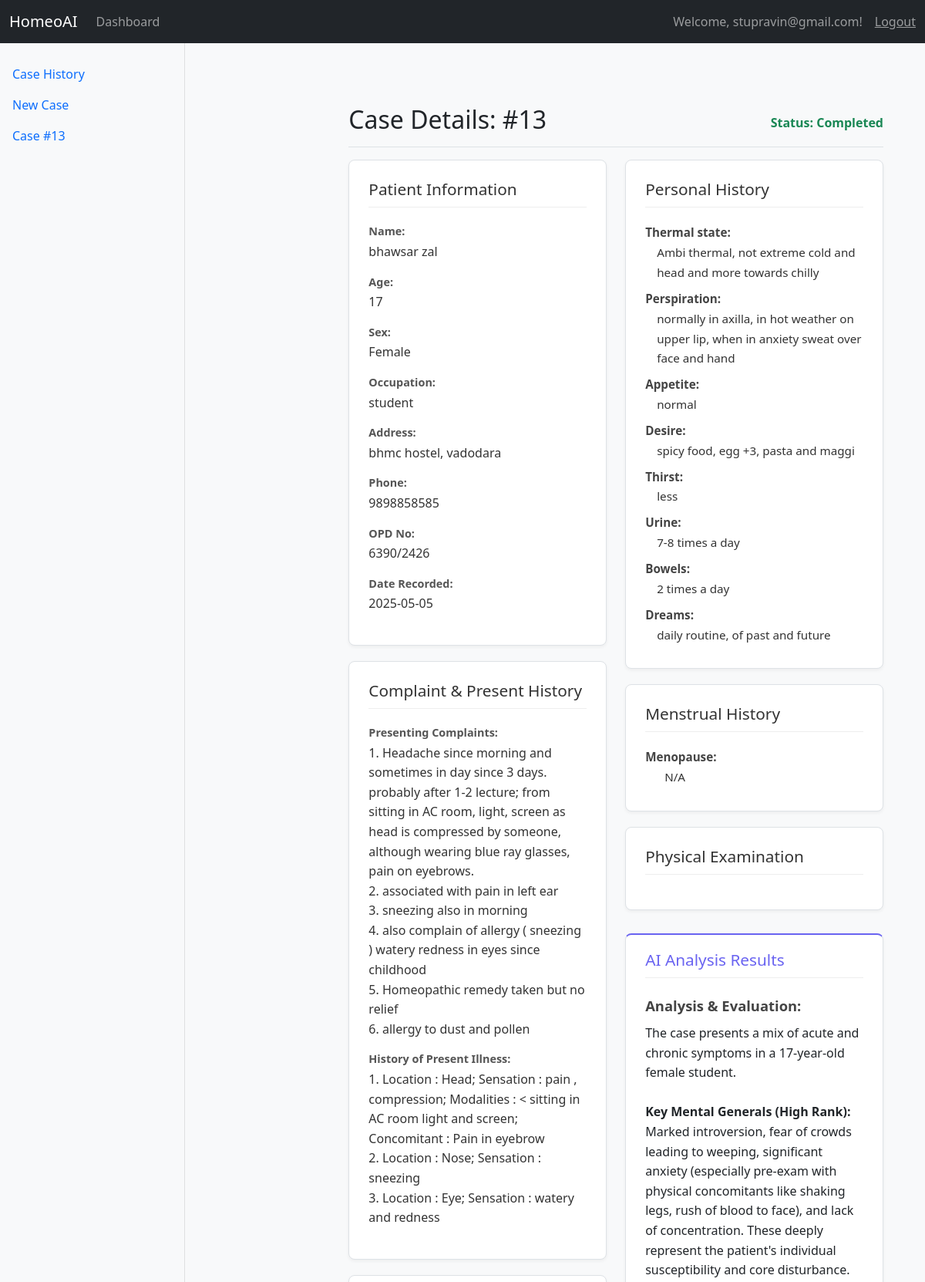
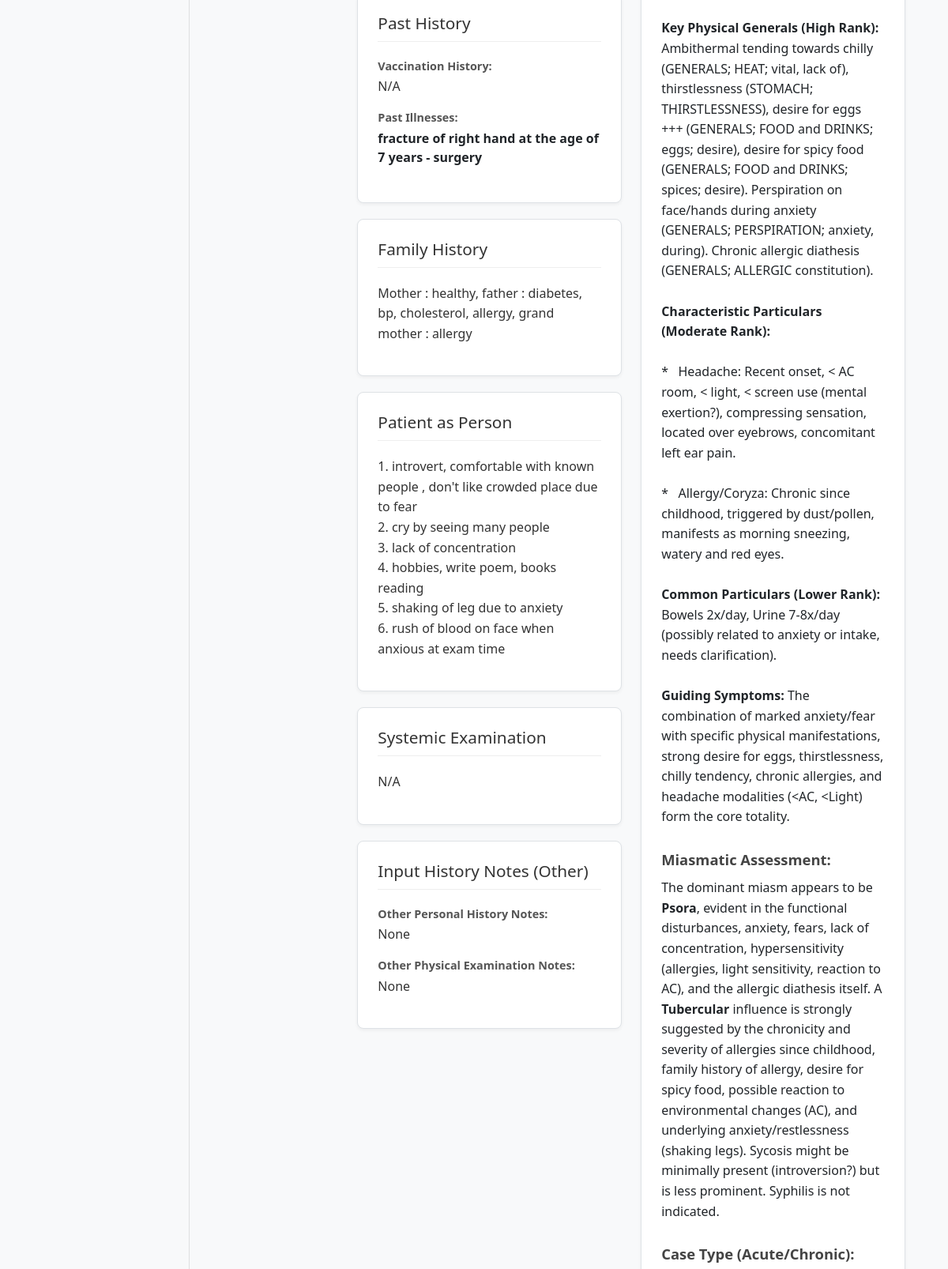
/case/13/ (signed in, upper part), run on the app's committed database (2 pictures, top to bottom).
### core/models.py (models this page shows, shortened)
class Case(models.Model):
    user = models.ForeignKey(settings.AUTH_USER_MODEL, on_delete=models.CASCADE, related_name='cases')
    created_at = models.DateTimeField(auto_now_add=True)
    updated_at = models.DateTimeField(auto_now=True)
    date = models.DateField(default=timezone.now, blank=True, null=True) # Made optional
    opd_no = models.CharField(max_length=50, blank=True, null=True)
    patient_name = models.CharField(max_length=200) # Required
    patient_age = models.CharField(max_length=20, blank=True, null=True)
    patient_sex = models.CharField(max_length=10, choices=[('Male', 'Male'), ('Female', 'Female'), ('Other', 'Other')], blank=True, null=True)
    patient_occupation = models.CharField(max_length=100, blank=True, null=True)
    patient_address = models.TextField(blank=True, null=True)
    patient_phone = models.CharField(max_length=20, blank=True, null=True)
    presenting_complaints = models.TextField() # Required
    history_of_present_illness = models.TextField(blank=True, null=True)
    past_history_vaccination = models.TextField(blank=True, null=True) # Corresponds to past_history.vaccination
    family_history = models.TextField(blank=True, null=True)
    personal_history = models.JSONField(blank=True, null=True, default=dict)
    menstrual_history = models.JSONField(blank=True, null=True, default=dict)
    physical_examination = models.JSONField(blank=True, null=True, default=dict)
    patient_as_person = models.TextField(blank=True, null=True)
    systemic_examination = models.TextField(blank=True, null=True)
    result_file_path = models.CharField(max_length=512, blank=True, null=True) # Store relative path?
    STATUS_CHOICES = [
        ('PENDING', 'Pending Analysis'),
        ('PROCESSING', 'Processing'),
        ('COMPLETED', 'Completed'),
        ('ERROR', 'Error'),
    ]
    status = models.CharField(max_length=20, choices=STATUS_CHOICES, default='PENDING')
    class Meta:
        ordering = ['-created_at']

class PastIllness(models.Model):
    case = models.ForeignKey(Case, on_delete=models.CASCADE, related_name='past_illnesses')
    disease = models.CharField(max_length=200, blank=True, null=True)
    approximate_age = models.CharField(max_length=50, blank=True, null=True)
    duration = models.CharField(max_length=100, blank=True, null=True)
    treatment = models.TextField(blank=True, null=True)
    completely_recovered = models.CharField(max_length=50, blank=True, null=True)
    class Meta:
        verbose_name_plural = "Past Illnesses"

### core/views.py (the view)
@login_required
def case_detail_view(request, case_id):
    case = get_object_or_404(Case.objects.prefetch_related('past_illnesses'), id=case_id, user=request.user)
    results_data = None
    error_message = None
    case_type_value = None # Initialize variable for case type
    if case.status == 'COMPLETED' and case.result_file_path:
        full_path = os.path.join(settings.CASE_RESULTS_DIR, case.result_file_path)
        if os.path.exists(full_path):
            try:
                with open(full_path, 'r', encoding='utf-8') as f:
                    file_content = f.read()
                results_data = json.loads(file_content)
                if results_data:
                    case_type_value = results_data.get("case_type(Acute/Chronic)")
            except json.JSONDecodeError:
                error_message = "Error: The result file contains invalid JSON."
                print(f"JSONDecodeError for file: {full_path}")
            except Exception as e:
                error_message = f"Error reading result file: {e}"
                print(f"Error reading file {full_path}: {e}")
        else:
            error_message = f"Error: Result file not found ({case.result_file_path}), although case is marked completed."
            print(f"Result file not found: {full_path}")
    elif case.status == 'ERROR':
         error_message = "An error occurred during the analysis process."
    elif case.status == 'PROCESSING' or case.status == 'PENDING':
         error_message = "Analysis is still in progress. Please check back later."
    context = {
        'case': case,
        'results_data': results_data,
        'error_message': error_message,
        'case_type_value': case_type_value, # Pass the extracted value to the template
    }
    return render(request, 'case_detail.html', context)

### core/templatetags/json_filters.py (called while the page is built)
@register.filter(is_safe=True, name='apply_formatting')
def apply_formatting(value):
    if not isinstance(value, str):
        value = str(value)
    value = escape(value)
    value = re.sub(r'\*\*(.*?)\*\*', r'<strong>\1</strong>', value)
    value = value.replace('\n', '<br>\n')
    return mark_safe(value)

@register.filter(name='is_dict')
def is_dict(value):
    return isinstance(value, dict)

@register.filter(name='replace_str')
def replace_str(value, args):
    if isinstance(value, str) and isinstance(args, str):
        try:
            old, new = args.split(',')
            return value.replace(old, new)
        except ValueError:
            return value # Return original value if args format is wrong
    return value # Return original value if not a string or args format is wrong

### templates/case_detail.html (shortened to what this page needs)
{% extends 'base_generic.html' %}
{% load static %}
{% load json_filters %}
{% block head_extra %}
<link rel="stylesheet" href="https://cdn.jsdelivr.net/npm/bootstrap@5.1.3/dist/css/bootstrap.min.css">
{% endblock %}
{% block content %}
<div class="container-fluid">
  <div class="row">
     <nav id="sidebarMenu" class="col-md-3 col-lg-2 d-md-block sidebar collapse">
        <div class="position-sticky pt-3 sidebar-sticky">
            <ul class="nav flex-column">
                <li class="nav-item"> <a class="nav-link" href="{% url 'core:dashboard' %}"> Case History</a></li>
                <li class="nav-item"> <a class="nav-link" href="{% url 'core:new_case' %}"> New Case</a></li>
                <li class="nav-item"> <span class="nav-link active" aria-current="page"> Case #{{ case.id }}</span></li>
            </ul>
        </div>
     </nav>
     <main class="col-md-9 ms-sm-auto col-lg-10 px-md-4">
        <div class="d-flex justify-content-between flex-wrap flex-md-nowrap align-items-center pt-3 pb-2 mb-3 border-bottom">
            <h1 class="h2">Case Details: #{{ case.id }}</h1>
            <span class="status-display status-{{ case.status }}">Status: {{ case.get_status_display }}</span>
        </div>
        <div class="row">
            <div class="col-lg-6 detail-col-left">
                <div class="detail-card">
                    <h3>Patient Information</h3>
                    <span class="detail-label">Name:</span> <p class="detail-value">{{ case.patient_name|default:"N/A" }}</p>
                    <span class="detail-label">Age:</span> <p class="detail-value">{{ case.patient_age|default:"N/A" }}</p>
                    <span class="detail-label">Sex:</span> <p class="detail-value">{{ case.patient_sex|default:"N/A" }}</p>
                    <span class="detail-label">Occupation:</span> <p class="detail-value">{{ case.patient_occupation|default:"N/A" }}</p>
                    <span class="detail-label">Address:</span> <p class="detail-value">{{ case.patient_address|default:"N/A" }}</p>
                    <span class="detail-label">Phone:</span> <p class="detail-value">{{ case.patient_phone|default:"N/A" }}</p>
                    <span class="detail-label">OPD No:</span> <p class="detail-value">{{ case.opd_no|default:"N/A" }}</p>
                    <span class="detail-label">Date Recorded:</span> <p class="detail-value">{{ case.date|date:"Y-m-d"|default:"N/A" }}</p>
                </div>
                <div class="detail-card">
                    <h3>Complaint & Present History</h3>
                    <span class="detail-label">Presenting Complaints:</span> <p class="detail-value">{{ case.presenting_complaints|default:"N/A" }}</p>
                    <span class="detail-label">History of Present Illness:</span> <p class="detail-value">{{ case.history_of_present_illness|default:"N/A" }}</p>
                 </div>
                <div class="detail-card">
                    <h3>Past History</h3>
                    <span class="detail-label">Vaccination History:</span>
                    <p class="detail-value">{{ case.past_history_vaccination|default:"N/A" }}</p>
                    <span class="detail-label">Past Illnesses:</span>
                    {% for illness in case.past_illnesses.all %}
                        <div class="illness-item">
                            <strong>{{ illness.disease|default:"Unnamed Illness" }}</strong>
                        </div>
                    {% empty %}
                        <p class="detail-value">No past illnesses recorded.</p>
                    {% endfor %}
                </div>
                <div class="detail-card">
                     <h3>Family History</h3>
                     <p class="detail-value">{{ case.family_history|default:"N/A" }}</p>
                </div>
                 <div class="detail-card">
                     <h3>Patient as Person</h3>
                     <p class="detail-value">{{ case.patient_as_person|default:"N/A" }}</p>
                 </div>
                 <div class="detail-card">
                     <h3>Systemic Examination</h3>
                     <p class="detail-value">{{ case.systemic_examination|default:"N/A" }}</p>
                 </div>
                 <div class="detail-card">
                    <h3>Input History Notes (Other)</h3>
                    <span class="detail-label">Other Personal History Notes:</span>
                    <p class="detail-value">{{ case.personal_history.other|default:"None" }}</p>
                     <span class="detail-label" style="margin-top: 15px;">Other Physical Examination Notes:</span>
                    <p class="detail-value">{{ case.physical_examination.other|default:"None" }}</p>
                </div>
            </div>
            <div class="col-lg-6 detail-col-right">
                <div class="detail-card">
                    <h3>Personal History</h3>
                    <div class="json-data-display">
                        {% for key, value in case.personal_history.items %}
                           {% if value %}
                           <span class="key">{{ key|capfirst|replace_str:"_, " }}:</span>
                           <span class="value">{{ value }}</span>
                           {% endif %}
                        {% empty %}
                           <p class="text-muted">No personal history details recorded.</p>
                        {% endfor %}
                    </div>
                </div>
                 <div class="detail-card">
                    <h3>Menstrual History</h3>
                    <div class="json-data-display">
                        {% for key, value in case.menstrual_history.items %}
                           {% if key == 'menopause' and value|is_dict %}
                               <span class="key">Menopause:</span>
                               {% if value.age or value.complaints %}
                                   <span class="value" style="margin-left: 25px;"><span class="key" style="display: inline;">Age:</span> {{ value.age|default:"N/A" }}</span>
                                   <span class="value" style="margin-left: 25px;"><span class="key" style="display: inline;">Complaints:</span> {{ value.complaints|default:"N/A" }}</span>
                               {% else %}
                                    <span class="value" style="margin-left: 25px;">N/A</span>
                               {% endif %}
                           {% elif value %}
                               <span class="key">{{ key|capfirst|replace_str:"_, " }}:</span>
                               <span class="value">{{ value }}</span>
                           {% endif %}
                        {% empty %}
                           <p class="text-muted">No menstrual history details recorded.</p>
                        {% endfor %}
                    </div>
                </div>
                 <div class="detail-card">
                    <h3>Physical Examination</h3>
                </div>
                {% if results_data %}
                <div class="detail-card results-section">
                    <h3 style="color: #6a64f1;">AI Analysis Results</h3>
                    {% with analysis=results_data.analysis_and_evaluation_of_symptoms %}
                        {% if analysis %}<div class="result-block"><h4>Analysis & Evaluation:</h4><p>{{ analysis|apply_formatting }}</p></div>{% endif %}
                    {% endwith %}
                     {% with miasm=results_data.miasmatic_assessment %}
                        {% if miasm %}<div class="result-block"><h4>Miasmatic Assessment:</h4><p>{{ miasm|apply_formatting }}</p></div>{% endif %}
                     {% endwith %}
                     {% if case_type_value %}<div class="result-block"><h4>Case Type (Acute/Chronic):</h4><p>{{ case_type_value|apply_formatting }}</p></div>{% endif %}
                </div>
                {% elif not error_message %}
                     <div class="alert alert-secondary" role="alert"> No analysis results found. Status: {{ case.get_status_display }}. </div>
                {% endif %}
            </div>
        </div>
     </main>
   </div>
</div>
{% endblock %}

### templates/base_generic.html (shortened to what this page needs)
{% load static %}
<!DOCTYPE html>
<html lang="en">
<head>
     {% block head_extra %}{% endblock %}
</head>
<body>
    <nav class="navbar navbar-expand-md navbar-dark bg-dark fixed-top">
      <div class="container-fluid">
        <a class="navbar-brand" href="{% url 'core:home' %}">HomeoAI</a>
         <div class="collapse navbar-collapse" id="navbarCollapse">
           <ul class="navbar-nav me-auto mb-2 mb-md-0">
               <li class="nav-item"><a class="nav-link" href="{% url 'core:dashboard' %}">Dashboard</a></li>
           </ul>
           {% if user.is_authenticated %}
             <span class="navbar-text me-3">Welcome, {{ user.username }}!</span>
             <form action="{% url 'auth_app:logout' %}" method="post" class="logout-form">
                 <button type="submit" class="logout-button">Logout</button>
             </form>
           {% endif %}
         </div>
      </div>
    </nav>
    <main role="main">
        {% block content %}{% endblock %}
    </main>
</body>
</html>

### templates/case_detail.html (style rules this page uses)
body { padding-top: 70px; background-color: #f8f9fa; }
.sidebar { position: fixed; top: 0; bottom: 0; left: 0; z-index: 1000; padding: 60px 0 0; box-shadow: inset -1px 0 0 rgba(0, 0, 0, .1); width: 240px; background-color: #f8f9fa; transition: transform 0.3s ease-in-out; }
.sidebar-sticky { height: calc(100vh - 60px); padding-top: .5rem; overflow-x: hidden; overflow-y: auto; }
main { padding: 30px; transition: margin-left 0.3s ease-in-out; margin-left: 250px; }
.detail-card { background-color: #fff; border: 1px solid #dee2e6; border-radius: 8px; padding: 25px; margin-bottom: 20px; box-shadow: 0 2px 4px rgba(0,0,0,0.05); }
.detail-card h3 { font-size: 1.3em; color: #333; border-bottom: 1px solid #eee; padding-bottom: 10px; margin-bottom: 20px; }
.detail-label { font-weight: 600; color: #555; display: block; margin-bottom: 3px; font-size: 0.9em; }
.detail-value { color: #333; margin-bottom: 15px; white-space: pre-wrap; line-height: 1.6; }
.json-data-display { font-size: 0.95em; line-height: 1.7; }
.json-data-display .key { font-weight: 600; color: #444; display: block; margin-top: 8px; }
.json-data-display .value { margin-left: 15px; display: block; margin-bottom: 5px; color: #333; }
.illness-item { border-bottom: 1px dotted #ccc; padding-bottom: 10px; margin-bottom: 10px; }
.illness-item:last-child { border-bottom: none; }
.results-section { border-top: 2px solid #6a64f1; padding-top: 20px; margin-top: 30px; }
.results-section h4 { font-size: 1.15em; font-weight: 600; margin-top: 25px; margin-bottom: 12px; color: #444; }
.results-section p, .results-section li { white-space: pre-wrap; line-height: 1.6; }
.result-block { margin-bottom: 30px; }
.status-display { font-weight: bold; }
.status-COMPLETED { color: #198754; }

### templates/base_generic.html (style rules this page uses)
body { padding-top: 60px; }
.logout-form { display: inline; }
.logout-button { background: none!important; border: none; padding: 0!important; color: rgba(255,255,255,.55); text-decoration: underline; cursor: pointer; font: inherit; }

### data on the page
Case: id "13", status "Completed", patient_name "bhawsar zal", patient_age "17", patient_sex "Female", patient_occupation "student", patient_address "bhmc hostel, vadodara", patient_phone "9898858585", opd_no "6390/2426", date "2025-05-05", presenting_complaints "1. Headache since morning and sometimes in day since 3 days. probably after 1-2 lecture; from sitting in AC room, light, screen as head is compressed by someone, although wearing blue ray glasses, pain on eyebrows. 2. associated with pain in left ear 3. sneezing also in morning 4. also complain of allergy ( sneezing ) watery redness in eyes since childhood 5. Homeopathic remedy taken but no relief 6. allergy to dust and pollen", history_of_present_illness "1. Location : Head; Sensation : pain , compression; Modalities : < sitting in AC room light and screen; Concomitant : Pain in eyebrow 2. Location : Nose; Sensation : sneezing 3. Location : Eye; Sensation : watery and redness", past_history_vaccination "N/A", family_history "Mother : healthy, father : diabetes, bp, cholesterol, allergy, grand mother : allergy", patient_as_person "1. introvert, comfortable with known people , don't like crowded place due to fear 2. cry by seeing many people 3. lack of concentration 4. hobbies, write poem, books reading 5. shaking of leg due to anxiety 6. rush of blood on face when anxious at exam time", systemic_examination "N/A", personal_history.other "None", physical_examination.other "None"
PastIllness: disease "fracture of right hand at the age of 7 years - surgery"

### other printed values
{{ user.username }} "stupravin@gmail.com"
{{ key|capfirst|replace_str:"_, " }} "Thermal state" "Perspiration" "Appetite" "Desire" "Thirst" "Urine" "Bowels" "Dreams"
{{ value }} "Ambi thermal, not extreme cold and head and more towards chilly" "normally in axilla, in hot weather on upper lip, when in anxiety sweat over face and hand" "normal" "spicy food, egg +3, pasta and maggi" "less" "7-8 times a day" "2 times a day" "daily routine, of past and future"
